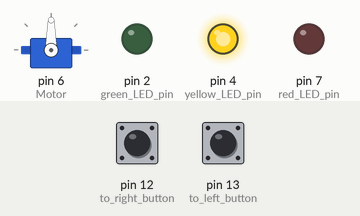
Simulated run of this sketch. Board: Arduino Uno, built with avr-gcc and run on an emulated ATmega328P. Parts: servo, output pins drawn as LEDs (lit = HIGH). The test bench sets the inputs (shaded band); at power-on: pin 12 (to_right_button) HIGH, pin 13 (to_left_button) HIGH. What the sketch prints to the serial monitor is not drawn.

Above: at 1.2 s.
1.3 s: pin 12 (to_right_button) pulled LOW for 0.15 s
At 2.3 s:
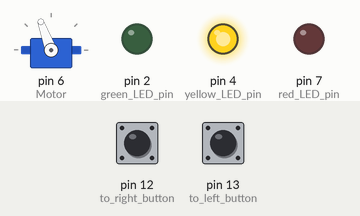
2.9 s: pin 13 (to_left_button) pulled LOW for 1 s
At 5.2 s:
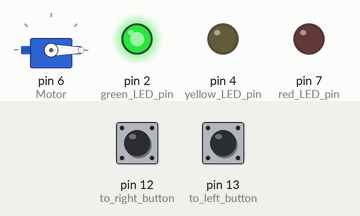
5.9 s: pin 12 (to_right_button) pulled LOW for 1 s
At 8.0 s:
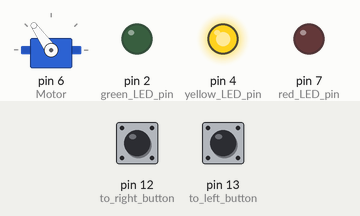
8.9 s: pin 12 (to_right_button) pulled LOW for 0.15 s
At 9.4 s:
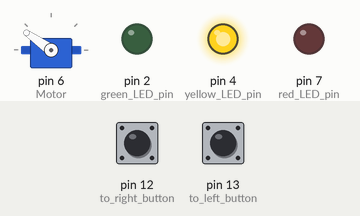
10.5 s: pin 12 (to_right_button) pulled LOW for 3.2 s
At 11.7 s:
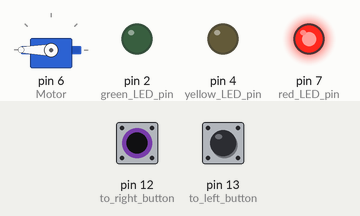
15.2 s: pin 13 (to_left_button) pulled LOW for 0.15 s
At 16.5 s:
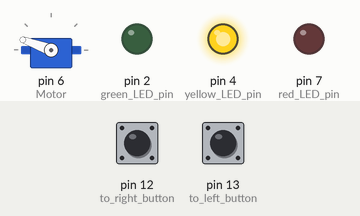
Timing chart, 0 to 17.8 s (numbered marks = the images above; inputs shaded):
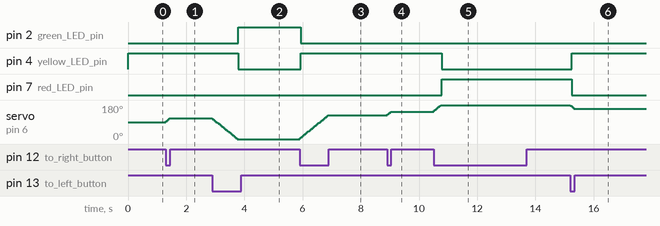

The sketch:

servo-direction.ino
```cpp
#define green_LED_pin 2
#define yellow_LED_pin 4
#define red_LED_pin 7
#define to_right_button 12
#define to_left_button 13

#include <Servo.h>
Servo Motor;
int current_direction = 90;

void setup() {

Serial.begin(9600);
Motor.attach(6);
pinMode(green_LED_pin,OUTPUT);
pinMode(yellow_LED_pin,OUTPUT);
pinMode(red_LED_pin,OUTPUT);
pinMode(to_right_button,INPUT_PULLUP);
pinMode(to_left_button,INPUT_PULLUP);
Motor.write(current_direction);
}

void loop() {

if (digitalRead(to_right_button) == LOW && current_direction < 180)
  {current_direction += 5;
  Motor.write(current_direction);
  delay(40);}
else if (digitalRead(to_left_button) == LOW && current_direction > 0)
  {current_direction -= 5;
   Motor.write(current_direction);
  delay(40);}


if (current_direction == 180)
  {digitalWrite(red_LED_pin,HIGH);
  digitalWrite(green_LED_pin,LOW);
  digitalWrite(yellow_LED_pin,LOW);}

else if (current_direction == 0)
  {digitalWrite(green_LED_pin,HIGH);
  digitalWrite(red_LED_pin,LOW);
  digitalWrite(yellow_LED_pin,LOW);}
else
  {digitalWrite(yellow_LED_pin,HIGH);
  digitalWrite(red_LED_pin,LOW);
  digitalWrite(green_LED_pin,LOW);}

Serial.println(current_direction);
}
```

Measured:
- after the input at 1.3 s, servo on pin 6 (Motor): 90° → 110° at once
- after the input at 2.9 s, pin 2 (green_LED_pin): LOW → HIGH after 0.89 s; pin 4 (yellow_LED_pin): HIGH → LOW after 0.89 s; servo on pin 6 (Motor): moves from 110° to 0° over 0.84 s, starting at once
- after the input at 5.9 s, pin 2 (green_LED_pin): HIGH → LOW at once; pin 4 (yellow_LED_pin): LOW → HIGH at once; servo on pin 6 (Motor): moves from 0° to 125° over 0.97 s, starting at once
- after the input at 8.9 s, servo on pin 6 (Motor): 125° → 145° at once
- after the input at 10.5 s, pin 4 (yellow_LED_pin): HIGH → LOW after 0.29 s; pin 7 (red_LED_pin): LOW → HIGH after 0.29 s; servo on pin 6 (Motor): 145° → 180° at once
- after the input at 15.2 s, pin 4 (yellow_LED_pin): LOW → HIGH at once; pin 7 (red_LED_pin): HIGH → LOW at once; servo on pin 6 (Motor): 180° → 160° at once
